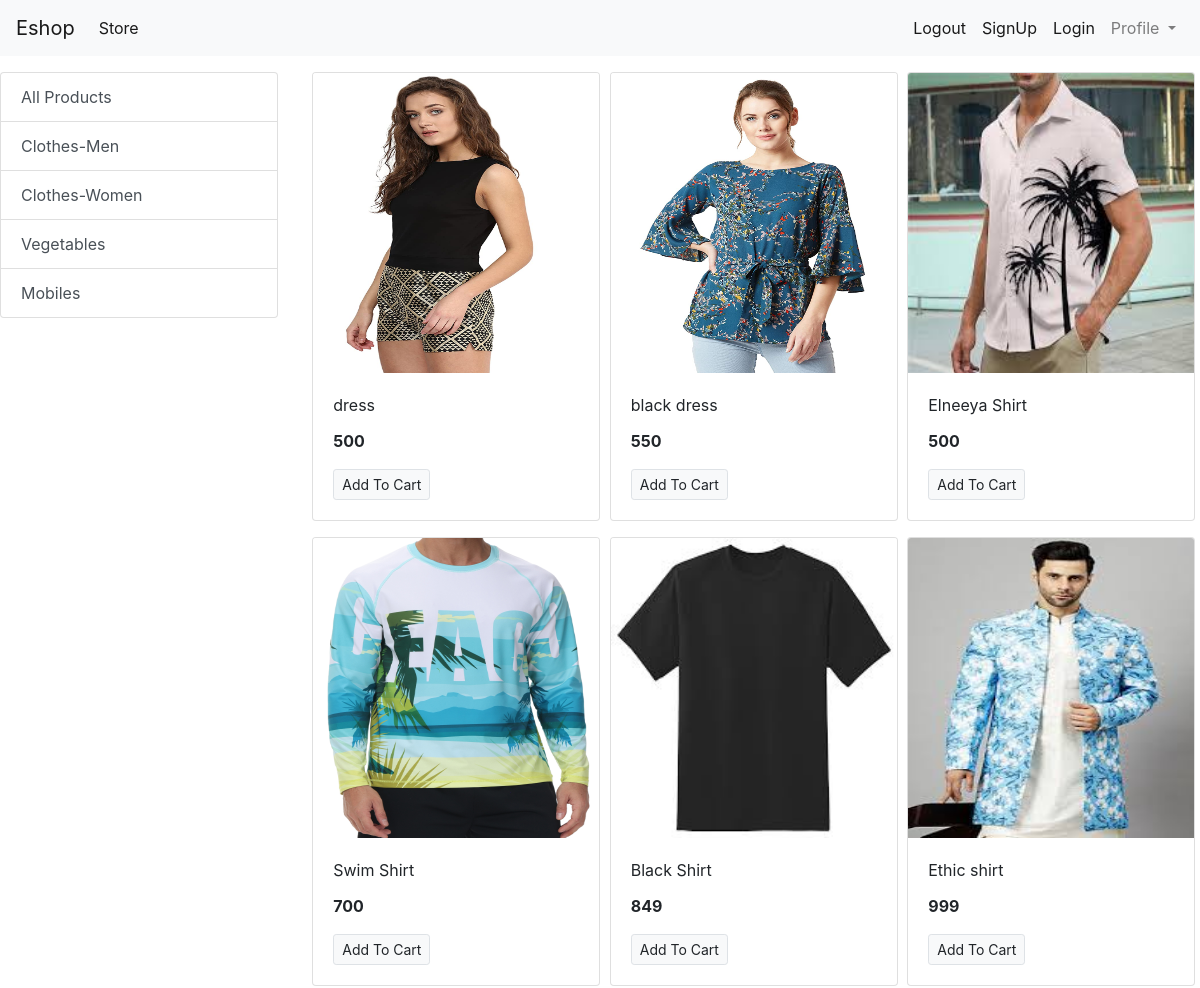
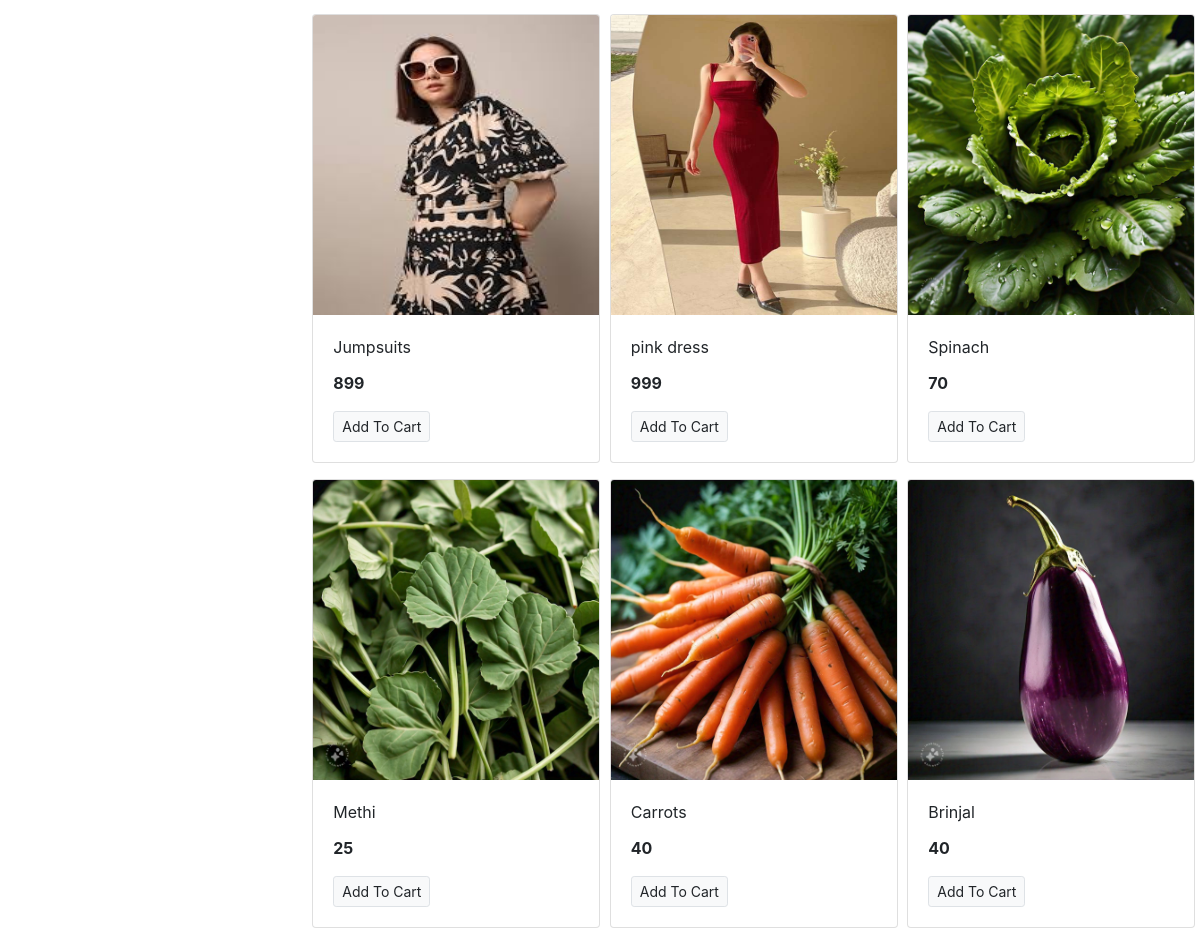
The page / on the database its author committed (2 pictures, top to bottom).
### store/models/category.py (models this page shows, shortened)
class Category(models.Model):
    name=models.CharField(max_length=20)
    @staticmethod
    def get_all_categories():
        return Category.objects.all()

### store/models/product.py (models this page shows, shortened)
class Product(models.Model):
    name = models.CharField(max_length=50)
    price = models.IntegerField(default=0)
    description = models.CharField(max_length=200,default='',null=True,blank=True)
    category=models.ForeignKey(Category,on_delete=models.CASCADE,default=1)
    image = models.ImageField(upload_to='uploads/products/')
    @staticmethod
    def get_all_products():
        return Product.objects.all()

### store/views.py (the view)
# urls.py: path('',index),
def index(request):
    products=None
    categories=Category.get_all_categories()
    category_id=request.GET.get('category')
    if category_id:
        products=Product.get_all_products_by_category_id(category_id)
    else:
        products=Product.get_all_products()
    data={}
    data['products']=products
    data['categories']=categories
    return render(request,'index.html',data)

### store/templates/index.html (shortened to what this page needs)
{% extends "base.html" %}
{% block content %}
 <div class="row">
    <div class="col-lg-3 mx-auto">
        <div class="list-group">
            <a href="/" class="list-group-item list-group-item-action">All Products</a>
            {% for category in categories %}
            <a href="/?category={{category.id}}" class="list-group-item list-group-item-action">{{category.name}}</a>
            {% endfor %}
        </div>
    </div>
    <div class="col-lg-9 mx-auto ">
    <div class="container-fluid">
        <div class="row ">
            {% for product in products %}
            <div class="card mx-auto mb-3" style="width: 18rem;">
                <img class="card-img-top" src="{{ product.image.url}}" alt="Card image cap" width='400px' height='300px'>
                <div class="card-body ">
                  <p class="card-title">{{ product.name}}</p>
                  <p class="card-text"><b>{{ product.price }}</b></p>
                  <a href="#" class="btn btn-light border btn-sm">Add To Cart</a>
                </div>
              </div>
            {%endfor%}
        </div>
    </div>
    </div>
</div>
{% endblock %}

### store/templates/base.html (shortened to what this page needs)
<!doctype html>
<html lang="en">
  <head>
    <link rel="stylesheet" href="https://cdn.jsdelivr.net/npm/bootstrap@4.0.0/dist/css/bootstrap.min.css">
  </head>
  <body>
    <nav class="navbar navbar-expand-lg navbar-light bg-light mb-3" style="background-color: #e3f2fd;">
        <a class="navbar-brand" href="#">Eshop</a>
        <div class="collapse navbar-collapse" id="navbarSupportedContent">
          <ul class="navbar-nav mr-auto">
            <li class="nav-item active">
              <a class="nav-link" href="#">Store<span class="sr-only">(current)</span></a>
            </li>
          </ul>
           <ul class=" navbar-nav my-2 my-lg-0">
            <li class="nav-item active">
                <a class="nav-link" href="#">Logout<span class="sr-only">(current)</span></a>
              </li>
              <li class="nav-item active">
                <a class="nav-link" href="#">SignUp<span class="sr-only">(current)</span></a>
              </li>
              <li class="nav-item active">
                <a class="nav-link" href="#">Login<span class="sr-only">(current)</span></a>
              </li>
              <li class="nav-item dropdown">
                <a class="nav-link dropdown-toggle" href="#" id="navbarDropdown" role="button" data-toggle="dropdown" aria-haspopup="true" aria-expanded="false">
                  Profile
                </a>
           </ul>
        </div>
      </nav>
{% block content %}
{% endblock %}
  </body>
</html>

### rows shown on the page
Category: name "Clothes-Men"
Category: name "Clothes-Women"
Category: name "Vegetables"
Category: name "Mobiles"
Product: image (picture), name "dress", price "500"
Product: image (picture), name "black dress", price "550"
Product: image (picture), name "Elneeya Shirt", price "500"
Product: image (picture), name "Swim Shirt", price "700"
Product: image (picture), name "Black Shirt", price "849"
Product: image (picture), name "Ethic shirt", price "999"
Product: image (picture), name "Jumpsuits", price "899"
Product: image (picture), name "pink dress", price "999"
Product: image (picture), name "Spinach", price "70"
Product: image (picture), name "Methi", price "25"
Product: image (picture), name "Carrots", price "40"
Product: image (picture), name "Brinjal", price "40"
